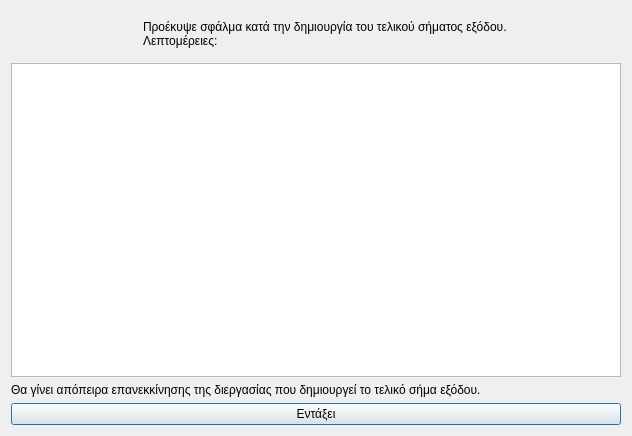
<?xml version="1.0" encoding="UTF-8"?>
<ui version="4.0">
 <class>Dialog</class>
 <widget class="QDialog" name="Dialog">
  <property name="geometry">
   <rect>
    <x>0</x>
    <y>0</y>
    <width>632</width>
    <height>436</height>
   </rect>
  </property>
  <property name="windowTitle">
   <string>Λάθος τελικού σήματος εξόδου</string>
  </property>
  <property name="windowIcon">
   <iconset resource="../../icons.qrc">
    <normaloff>:/rest-windows/assets/images/rest-windows/information.png</normaloff>:/rest-windows/assets/images/rest-windows/information.png</iconset>
  </property>
  <layout class="QGridLayout" name="gridLayout">
   <item row="0" column="0">
    <widget class="QFrame" name="frame">
     <property name="styleSheet">
      <string notr="true">QFrame{border:0px;}</string>
     </property>
     <property name="frameShape">
      <enum>QFrame::StyledPanel</enum>
     </property>
     <property name="frameShadow">
      <enum>QFrame::Raised</enum>
     </property>
     <layout class="QHBoxLayout" name="horizontalLayout">
      <item>
       <widget class="QLabel" name="image_label">
        <property name="maximumSize">
         <size>
          <width>117</width>
          <height>117</height>
         </size>
        </property>
        <property name="text">
         <string/>
        </property>
        <property name="pixmap">
         <pixmap resource="../../icons.qrc">:/rest-windows/assets/images/rest-windows/information.png</pixmap>
        </property>
        <property name="scaledContents">
         <bool>true</bool>
        </property>
       </widget>
      </item>
      <item>
       <widget class="QLabel" name="label">
        <property name="text">
         <string>Προέκυψε σφάλμα κατά την δημιουργία του τελικού σήματος εξόδου.
Λεπτομέρειες:</string>
        </property>
        <property name="alignment">
         <set>Qt::AlignJustify|Qt::AlignVCenter</set>
        </property>
       </widget>
      </item>
     </layout>
    </widget>
   </item>
   <item row="1" column="0">
    <widget class="QPlainTextEdit" name="details"/>
   </item>
   <item row="3" column="0">
    <widget class="QPushButton" name="ok">
     <property name="text">
      <string>Εντάξει</string>
     </property>
     <property name="icon">
      <iconset resource="../../icons.qrc">
       <normaloff>:/rest-windows/assets/images/rest-windows/ok.png</normaloff>:/rest-windows/assets/images/rest-windows/ok.png</iconset>
     </property>
    </widget>
   </item>
   <item row="2" column="0">
    <widget class="QLabel" name="label_2">
     <property name="text">
      <string>Θα γίνει απόπειρα επανεκκίνησης της διεργασίας που δημιουργεί το τελικό σήμα εξόδου.</string>
     </property>
     <property name="alignment">
      <set>Qt::AlignJustify|Qt::AlignVCenter</set>
     </property>
    </widget>
   </item>
  </layout>
 </widget>
 <tabstops>
  <tabstop>details</tabstop>
  <tabstop>ok</tabstop>
 </tabstops>
 <resources>
  <include location="../../icons.qrc"/>
  <include location="../../icons.qrc"/>
 </resources>
 <connections/>
</ui>
